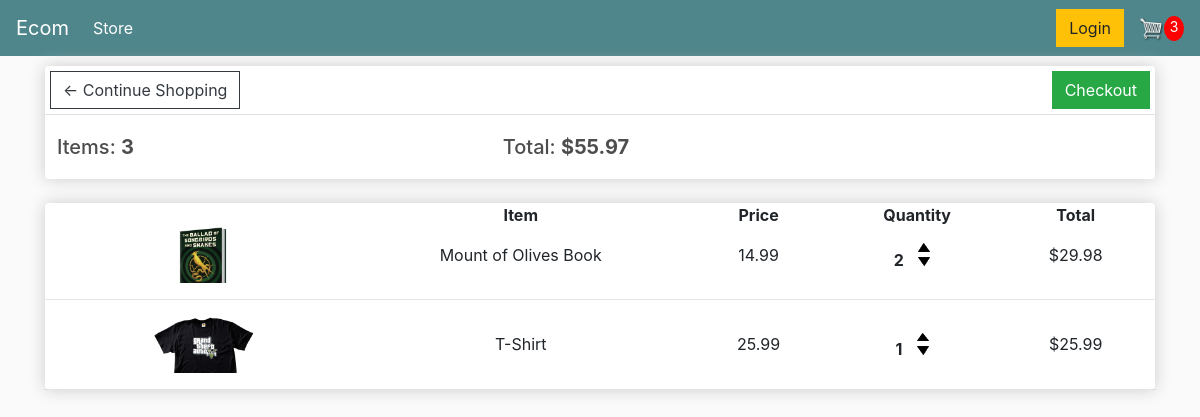
The page /cart/ (signed in) on the database as committed earlier.
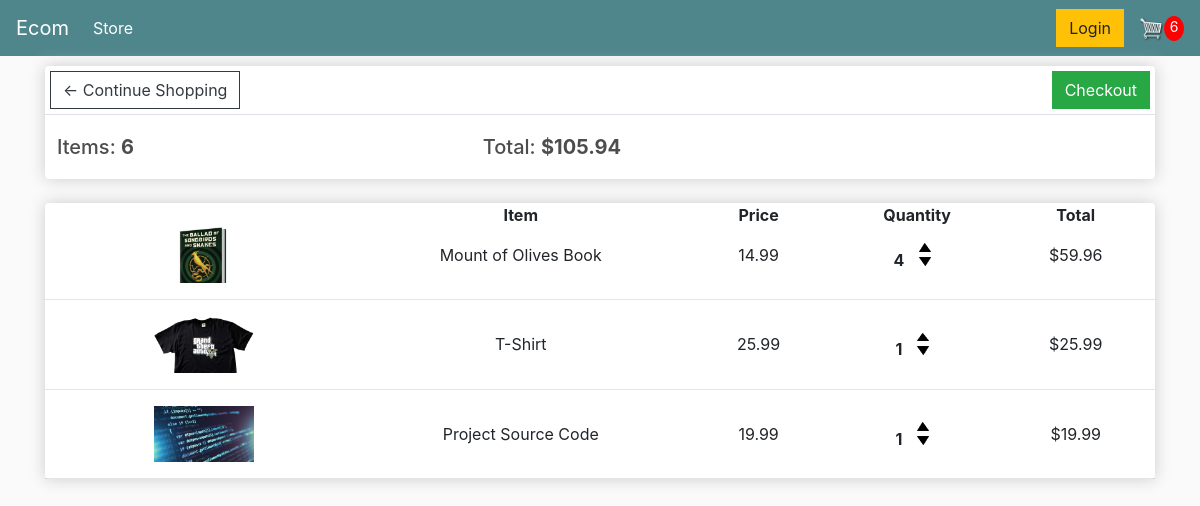
The same page on the database as committed later.
### store/models.py (models this page shows, shortened)
class Order(models.Model):
    customer = models.ForeignKey(Customer,on_delete=models.SET_NULL,blank=True,null=True)
    data_ordered = models.DateTimeField(auto_now_add=True)
    complete = models.BooleanField(default=False,null=True,blank=False)
    transaction_id = models.CharField(max_length=200,null=True)
    @property
    def get_cart_total(self):
        orderitems = self.orderitem_set.all()
        total = sum([item.get_total for item in orderitems])
        return total
    @property
    def get_cart_items(self):
        orderitems = self.orderitem_set.all()
        total = sum([item.quantity for item in orderitems])
        return total

class OrderItem(models.Model):
    product = models.ForeignKey(Product,on_delete=models.SET_NULL,blank=True,null=True)
    order = models.ForeignKey(Order,on_delete=models.SET_NULL,blank=True,null=True)
    quantity = models.IntegerField(default=0,null=True,blank=True)
    date_added = models.DateTimeField(auto_now_add=True)
    @property
    def get_total(self):
        total = self.product.price * self.quantity
        return total

class Product(models.Model):
    name = models.CharField(max_length=200, null=True)
    price = models.DecimalField(max_digits=7,decimal_places=2)
    digital = models.BooleanField(default=False,null=True,blank=False)
    image = models.ImageField(null=True,blank=True)
    @property
    def imageURL(self):
        try:
            url = self.image.url
        except:
            url = ''
        return url

### store/views.py (the view)
# urls.py: path('cart/', views.cart, name="cart"),
def cart(request):
	data = cartData(request)
	cartItems = data['cartItems']
	order = data['order']
	items = data['items']
	context = {'items':items,'order':order,'cartItems':cartItems}
	return render(request, 'store/cart.html', context)

### store/utils.py (called while the page is built)
def cartData(request):
    if request.user.is_authenticated:
        customer = request.user.customer
        order,created = Order.objects.get_or_create(customer=customer,complete=False)
        items = order.orderitem_set.all()
        cartItems = order.get_cart_items
    else:
        cookieData = cookieCart(request)
        cartItems = cookieData['cartItems']
        order = cookieData['order']
        items = cookieData['items']
    return {'cartItems':cartItems,'order':order,'items':items}

### store/templates/store/Cart.html (shortened to what this page needs)
{% extends 'store/main.html' %}
{% load static %}
{% block content%}
<div class="row">
    <div class="col-lg-12">
        <div class="box-element">
            <a class="btn btn-outline-dark" style="margin:5px;" href="{% url 'store' %}">&#x2190; Continue Shopping</a>
            <a class="btn btn-success" style="margin:5px; float:right" href="{% url 'checkout' %}">Checkout</a>
            <table class="table">
                <tr>
                    <th class="align-middle"><h5>Items: <strong>{{order.get_cart_items}}</strong></h5></th>
                    <th class="align-middle"><h5>Total: <strong>${{order.get_cart_total|floatformat:2}}</strong></h5></th>
                </tr>
            </table>
        </div>
        <br>
        <div class="box-element">
            <div class="cart-row">
                <div style="flex:2;text-align:center;"><strong>Item</strong></div>
                <div style="flex:1;text-align:center;"><strong>Price</strong></div>
                <div style="flex:1;text-align:center;"><strong>Quantity</strong></div>
                <div style="flex:1;text-align:center;"><strong>Total</strong></div>
            </div>
            {% for item in items %}
            <div class="cart-row">
                <div style="flex:2;text-align:center;"><img class="row-image" src="{{item.product.imageURL}}"></div>
                <div style="flex:2;text-align:center;"><p>{{item.product.name}}</p></div>
                <div style="flex:1;text-align:center;"><p>{{item.product.price|floatformat:2}}</p></div>
                <div style="flex:1;text-align:center;">
                    <p class="quantity">{{item.quantity}}</p>
                    <div class="quantity">
                        <img data-product={{item.product.id}} data-action="add" class="chg-quantity update-cart" src="{% static  'images/arrow-up.png' %}">
                        <img data-product={{item.product.id}} data-action="remove" class="chg-quantity update-cart" src="{% static  'images/arrow-down.png' %}">
                    </div>
                </div>
                <div style="flex:1;text-align:center;"><p>${{item.get_total}}</p></div>
            </div>
            <hr>
            {%endfor%}
        </div>
    </div>
</div>
{% endblock content%}

### store/templates/store/Main.html (shortened to what this page needs)
<!DOCTYPE html>
{% load static %}
<html>
    <head>
        <link rel="stylesheet" href="https://stackpath.bootstrapcdn.com/bootstrap/4.4.1/css/bootstrap.min.css">
        <link rel="stylesheet" type="text/css" href="{% static 'css/main.css' %}">
     </head>
     <body>
        <nav class="navbar navbar-expand-lg navbar-dark bg-dark">
            <a class="navbar-brand" href="{% url 'store' %}">Ecom</a>
            <div class="collapse navbar-collapse" id="navbarSupportedContent">
              <ul class="navbar-nav mr-auto">
                <li class="nav-item active">
                  <a class="nav-link" href="{% url 'store' %}">Store <span class="sr-only">(current)</span></a>
                </li>
              </ul>
              <div class="form-inline">
                <a href="#"class="btn btn-warning">Login</a>
                <a href="{% url 'cart' %}">
                   <img id="cart-icon" src="{% static 'images/cart.png' %}">
               </a>
               <p id="cart-total">{{cartItems}}</p>
              </div>
            </div>
          </nav>
        <div class="container">
            {% block content %}
            {% endblock content %}
        </div>
      </body>
</html>

### static/css/main.css (style rules this page uses)
body { background-color:rgb(255, 255, 255); }
body { background-color: hsl(0, 0%, 98%); }
h1,h2,h3,h4,h5,h6 { color:hsl(0, 0%, 30%); margin-top:8px; }
p { margin-bottom: 0px; }
.box-element { box-shadow:hsl(0, 0%, 80%) 0 0 16px; background-color: #fff; border-radius: 4px; }
.bg-dark { background-color: #4f868c!important; }
#cart-icon { width:25px; display: inline-block; margin-left: 15px; }
#cart-total { display: block; text-align: center; color:#fff; background-color: red; width: 20px; height: 25px; border-radius: 50%; font-size: 14px; }
.col-lg-4, .col-lg-6, .col-lg-8, .col-lg-12 { margin-top: 10px; }
.btn { border-radius: 0; }
.row-image { width: 100px; }
.cart-row { display: flex; align-items: center; }
.quantity { display: inline-block; font-weight: 700; padding-right:10px; }
.chg-quantity { width: 12px; cursor: pointer; display: block; margin-top: 5px; transition:.1s; }
.table { margin-bottom: 0px; }

Rows that differ between the two databases and show on the page:
changed through a linked row, Order: get_cart_items "3" → "6"; get_cart_total "55.97" → "105.94"
changed OrderItem "Mount of Olives Book": quantity "2" → "4"; get_total "29.98" → "59.96"
added OrderItem: product.imageURL (picture), product.name "Project Source Code", product.price "19.99", quantity "1", get_total "19.99"
Other text that changed with them:
{{ cartItems }}: "3" → "6"
